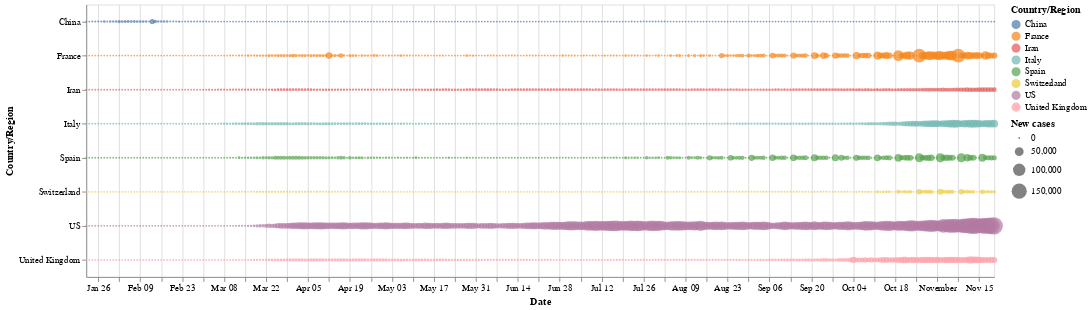

This figure's notebook cell:
### Code cell
alt.Chart(selected_data).mark_circle().encode(
    x='Date',
    y='Country/Region',
    color='Country/Region',
    size='New cases:Q'
).properties(
    width=1000,
    height=300,
)

### Figure 1 — Vega-Lite specification as saved in the notebook (floating-point values rounded to 4 significant figures; data arrays with more than 128 entries replaced by an {"elided": "..."} marker saying what was removed)
{"config": {"view": {"continuousWidth": 400, "continuousHeight": 300}}, "data": {"name": "data-df8b748cbde0cc0722599bc26139caf5"}, "mark": "circle", "encoding": {"color": {"type": "nominal", "field": "Country/Region"}, "size": {"type": "quantitative", "field": "New cases"}, "x": {"type": "temporal", "field": "Date"}, "y": {"type": "nominal", "field": "Country/Region"}}, "height": 300, "width": 1000, "$schema": "https://vega.github.io/schema/vega-lite/v4.8.1.json", "datasets": {"data-df8b748cbde0cc0722599bc26139caf5": {"elided": "2432 records"}}}
